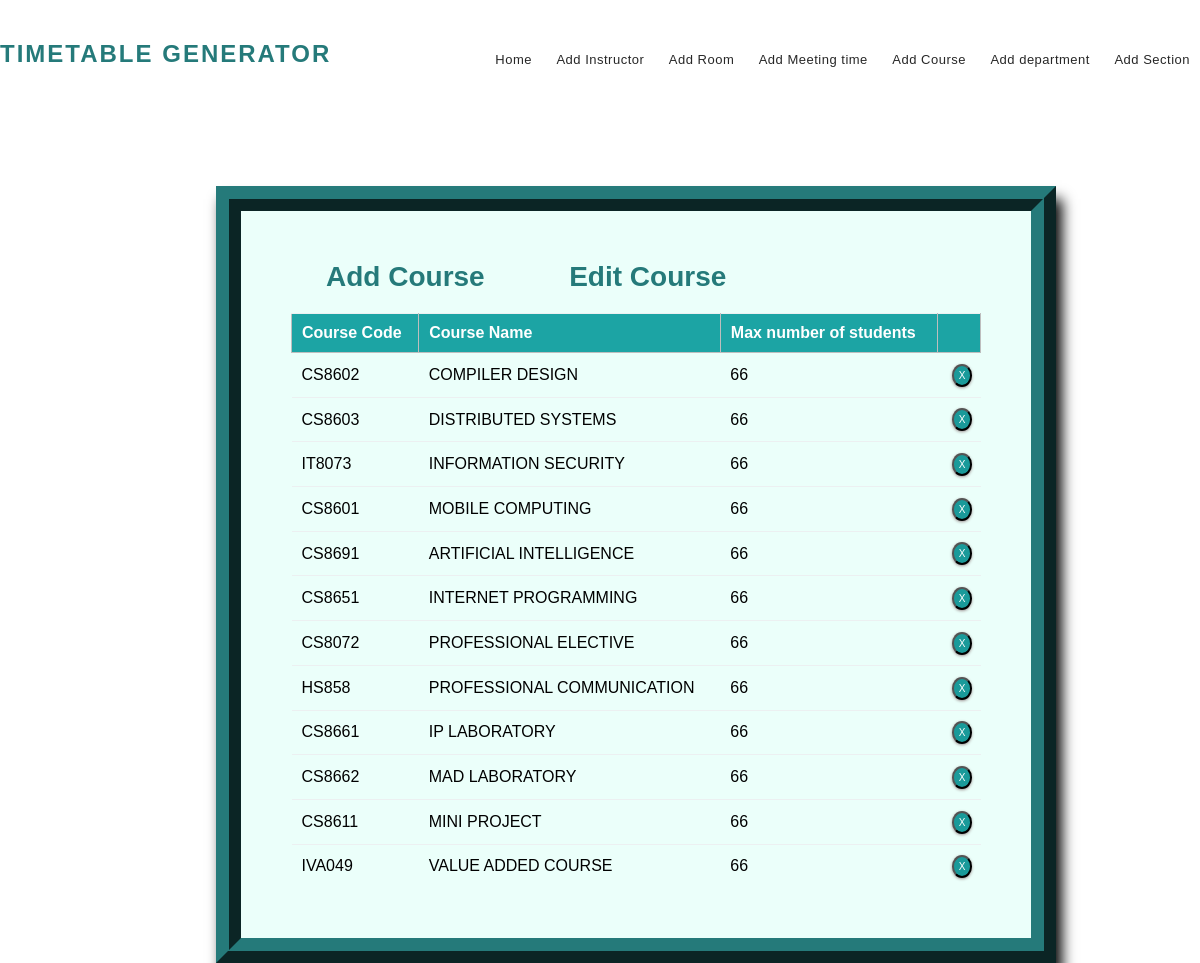
Page /course_list/ on the committed database.
### mm1/models.py (models this page shows, shortened)
class Course(models.Model):
    course_number = models.CharField(max_length=5, primary_key=True)
    course_name = models.CharField(max_length=40)
    max_numb_students = models.CharField(max_length=65)
    instructors = models.ManyToManyField(Instructor)

### mm1/views.py (the view)
# urls.py: path('course_list/', views.course_list_view, name='editcourse'),
def course_list_view(request):
    context = {
        'courses': Course.objects.all()
    }
    return render(request, 'crslist.html', context)

### templates/crslist.html (shortened to what this page needs)
{% extends 'base.html' %}
{% block content %}
{% load static %}
<fieldset class="fieldset">
    <a href="{% url 'addcourse'%}"><h1 class="tablink" onclick="openPage('new')" id="defaultOpen">Add Course</h1></a>
    <h1 class="tablink" onclick="openPage('edit')" id="link_to_edit">Edit Course</h1>
    <div class="tabcontent" id="edit">
        <table class="table1">
            <thead>
            <tr class="table-headers">
            <th>Course Code</th>
            <th>Course Name</th>
            <th>Max number of students</th>
            <th  class="empty"></th>
            </tr>
            </thead>
            <tbody>
            {% for crs in courses %}
            <tr>
             <td>{{crs.course_number}}</td>
             <td>{{crs.course_name}}</td>
             <td>{{crs.max_numb_students}}</td>
             <td class="empty">
                <form action="{% url 'deletecourse' crs.course_number %}" method="post">
                        <input type="submit" value="X" class="cross">
                </form>
             </td>
             </tr>
            {% endfor %}
            </tbody>
        </table>
    </div>
</fieldset>
{% endblock %}

### static/CSS/style.css (style rules this page uses)
* { margin: 0; padding: 0; box-sizing: border-box; font-family: sans-serif; }
html { scroll-behavior: smooth; }
a { text-decoration:none; }
form { margin-top: 3%; margin-left: 18%; margin-right: 12%; }
fieldset h1 { color: #257a7a; padding-bottom: 20px; margin-left: 35px; display: inline-block; cursor: pointer; font-size: 28px; }
fieldset input { padding:8px; color: #938c8c }
.table2 td, th { border: 1px solid rgb(190,190,190); padding: 10px 20px; }
.table1 { width: 100%; border-collapse: collapse; text-align: left; overflow: hidden; }
.table1 td, th { border-top: 1px solid #ECF0F1; padding: 10px; }
.table1 th { background-color: #1ca4a4; color: #fff; }
.cross { border-radius: 50%; font-size:10px; box-shadow: 0px 1px 3px 0px #9e9292; padding: 4px 5px; color: #fff; background-color: #1a9a9a; cursor: pointer; }
#link_to_edit { padding-left: 45px; }
.fieldset { margin-top: 3%; margin-left: 18%; margin-right: 12%; padding: 50px; border-width: 25px; border-style: ridge; border-color: #257a7a; box-shadow: 6px 13px 13px 0px black; background-color: #ebfffa; }

### rows in the picture
Course: course_number "CS8602", course_name "COMPILER DESIGN", max_numb_students "66"
Course: course_number "CS8603", course_name "DISTRIBUTED SYSTEMS", max_numb_students "66"
Course: course_number "IT8073", course_name "INFORMATION SECURITY", max_numb_students "66"
Course: course_number "CS8601", course_name "MOBILE COMPUTING", max_numb_students "66"
Course: course_number "CS8691", course_name "ARTIFICIAL INTELLIGENCE", max_numb_students "66"
Course: course_number "CS8651", course_name "INTERNET PROGRAMMING", max_numb_students "66"
Course: course_number "CS8072", course_name "PROFESSIONAL ELECTIVE", max_numb_students "66"
Course: course_number "HS858", course_name "PROFESSIONAL COMMUNICATION", max_numb_students "66"
Course: course_number "CS8661", course_name "IP LABORATORY", max_numb_students "66"
Course: course_number "CS8662", course_name "MAD LABORATORY", max_numb_students "66"
Course: course_number "CS8611", course_name "MINI PROJECT", max_numb_students "66"
Course: course_number "IVA049", course_name "VALUE ADDED COURSE", max_numb_students "66"
